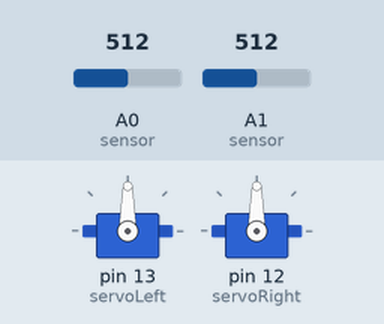
This sketch was run on a simulated Arduino Uno, built with avr-gcc and run on an emulated ATmega328P. Parts: 2 × servo. Inputs (shaded band) come from the test bench; at power-on: A0 (sensor) = 512, A1 (sensor) = 512.

Above: at 1.2 s.
1.3 s: A0 (sensor) set to 598
2.8 s: A0 (sensor) set to 621
At 4.0 s:
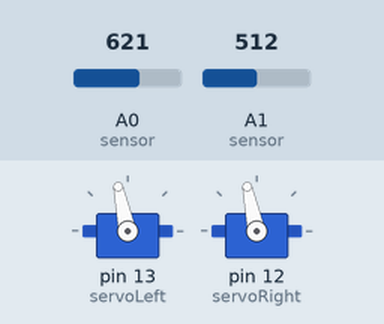
4.3 s: A1 (sensor) set to 604
5.8 s: A1 (sensor) set to 628
At 6.4 s:
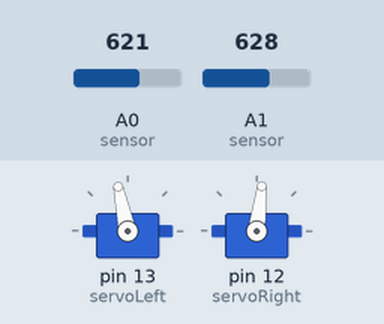
7.3 s: A1 (sensor) set to 511
At 8.5 s:
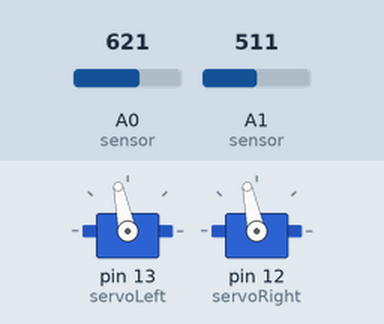
8.8 s: A1 (sensor) set to 716
At 9.9 s:
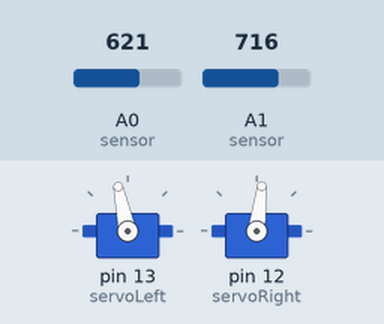
Timing chart, 0 to 11.3 s (numbered marks = the images above; inputs shaded):
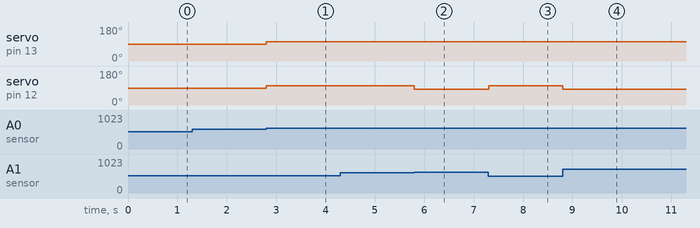

The sketch:

Line_Follower_Robot.ino
```cpp
#include <Servo.h>


Servo servoLeft;  //initializing left motor
Servo servoRight; //initializing right motor


void setup() {

  servoLeft.attach(13);   // setting left motor to pin number 13
  servoRight.attach(12);  // setting right motor to pin number 12

}

void maneuver(int speedLeft, int speedRight)
{

  servoLeft.writeMicroseconds(1500 + speedLeft);
  servoRight.writeMicroseconds(1500 - speedRight);

}

void loop() {

// pin A0 -- is the output pin of Leftside CNY70 Sensor
// pin A1-- is the output pin of rightside CNY70 sensor

  if (leftsensor(A0) >3.0 && rightsensor(A1) >3.0)      // if both sensors are giving out values more than 3 means, they are on the white region, and they have to move forward
  {
     forward();
  }


  if (leftsensor(A0) <3.0 && rightsensor(A1) >3.0)  // if leftsensor is on black region and right on white region , then robot must turn left
  {
     left();
  }

   if (leftsensor(A0) >3.0 && rightsensor(A1) <3.0) // if rightsensor is on black region and left on white region , then robot must turn right
  {
     right();
  }

}

void left()
{
  maneuver(-100, 100);
}

void right()
{
  maneuver(100, -100);
}

void forward()
{
  maneuver(100, 100);
}
float leftsensor(int A0)
{
float voltage1 = analogRead(A0)*(5.0/1023.0);   // reading sensor value and converting it to voltage for convenience
  return voltage1;
}
float rightsensor(int A1)
{
   float voltage2 = analogRead(A1)*(5.0/1023.0); // reading sensor value and converting it to voltage for convenience
  return voltage2;
}
```

Measured:
- the behaviour switches between 613 and 614 on A0 (sensor) (found by bisection; images 0 and 1)
- the behaviour switches between 613 and 614 on A1 (sensor) (found by bisection; images 1 and 2)
- after the input at 1.3 s, every drawn part: stays the same
- after the input at 2.8 s, servo on pin 13 (servoLeft), servo on pin 12 (servoRight): 90° → 102° at once
- after the input at 4.3 s, every drawn part: stays the same
- after the input at 5.8 s, servo on pin 12 (servoRight): 102° → 83° at once
- after the input at 7.3 s, servo on pin 12 (servoRight): 83° → 102° at once
- after the input at 8.8 s, servo on pin 12 (servoRight): 102° → 83° at once
